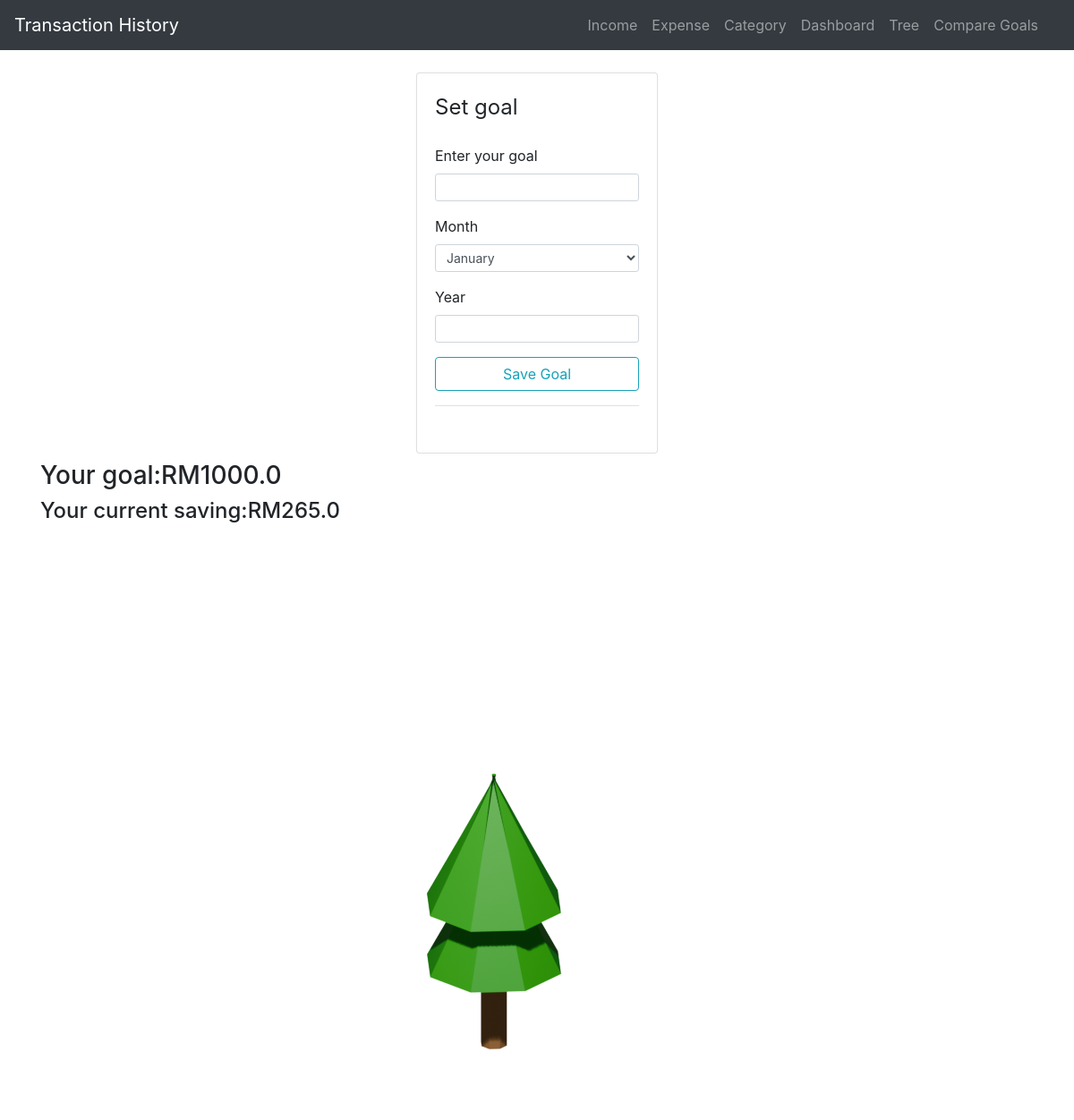
The app's page /tree, older data.
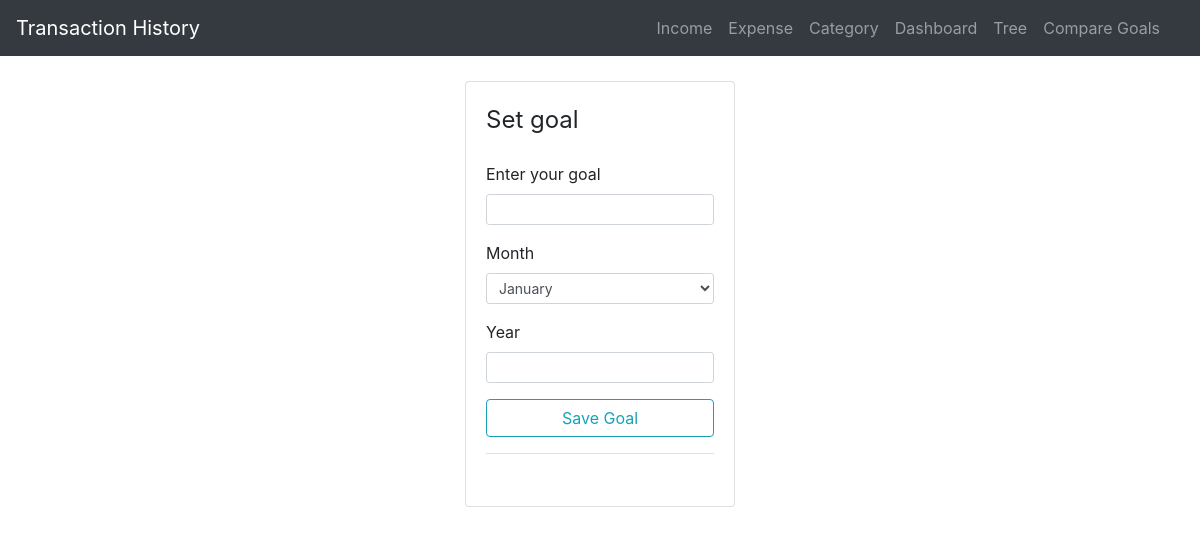
The same page, newer data.
### application/models.py (models this page shows, shortened)
class goal(db.Model):
    id = db.Column(db.Integer, primary_key=True)
    amount = db.Column(db.Double, nullable=False)
    month = db.Column(db.String(30),nullable=False)
    year = db.Column(db.Integer, nullable=False)

### application/routes.py (the view, shortened to what this page needs)
@app.route('/tree', methods=['POST', 'GET'])
def tree():
    form= GoalForm()
    year = datetime.now().year
    month = datetime.now().month
    current_year_month = f'{year}-{int(month):02d}'
    current_goal = goal.query.filter_by(month=month, year=year).first()
    print(current_goal)
    if current_goal:
        goal_amount = current_goal.amount
    else:
        goal_amount = 0
    print(f'goal_amount{goal_amount}')
    sql_query = text("""SELECT SUM(amount) FROM net WHERE strftime('%Y-%m', date) = :current_year_month """)
    result = db.session.execute(sql_query, {'current_year_month': current_year_month}).fetchone()
    if result:
        current_saving = result[0]
    else:
        current_saving = 0
    print(f'current_saving{current_saving}')
    if goal_amount == 0 :
        image = "tree_images/tree1.png"
    else:  # Avoid division by zero
        progress = (current_saving / goal_amount) * 100
        if progress <= 25:
            image = "tree_images/tree1.png"
        elif progress <= 50:
            image = "tree_images/tree2.png"
        elif progress <=75:
            image = "tree_images/tree3.png"
        else:
            image = "tree_images/tree_goal.jpg"
    return render_template('tree.html', title="tree", form=form, goal=current_goal, image=image, net_monthly_table=current_saving)

### application/templates/tree.html (shortened to what this page needs)
{% extends 'layout.html' %}
{% block content %}
<head>
</head>
<body>
        <div class="col-xs-8 col-sm-4 col-md-4 col-lg-3 ml-auto mr-auto">
            <div class="card card-style mb-2">
                <div class="card-body">
                    <form action="" method="POST">
                        <fieldset class="form-group">
                            <legend class="mb-4">Set goal</legend>
                            <div class="form-group">
                                {{ form.amount.label(class="form-control-label") }}
                                {% if form.amount.errors %}
                                    {{ form.amount(class="form-control form-control-sm is-invalid") }}
                                    {% for error in form.amount.errors %}
                                        <div class="invalid-feedback">
                                            <span>{{error}}</span>
                                        </div>
                                    {% endfor %}
                                {% else %}
                                    {{ form.amount(class="form-control form-control-sm") }}
                                {% endif %}
                            </div>
                            <div class="form-group">
                                {{ form.month.label(class = "form-control-label") }}
                                {{ form.month(class = "form-control form-control-sm") }}
                            </div>
                            <div class="form-group">
                                {{ form.year.label(class = "form-control-label") }}
                                {{ form.year(class = "form-control form-control-sm") }}
                            </div>
                            <div class="form-group border-bottom pb-3">
                                {{ form.submit(class="btn btn-outline-info btn-block")}}
                            </div>
                        </fieldset>
                    </form>
                </div>
            </div>
        </div>
        <div class="container">
            {% if goal %}
            <h3>Your goal:RM{{ goal.amount }}</h3>
            <h4>Your current saving:RM{{ net_monthly_table }}</h4>
            <img src="{{ url_for('static', filename=image) }}" class="img-fluid">
            {% endif %}
        </div>
    </div>
</body>
{% endblock %}

Row changes from the older to the newer data that the page shows:
removed goal: amount "1000.0"
Text that changed along with them:
{{ net_monthly_table }}: "265.0" → (not shown)
text no longer shown: "Your goal:RM Your current saving:RM"
